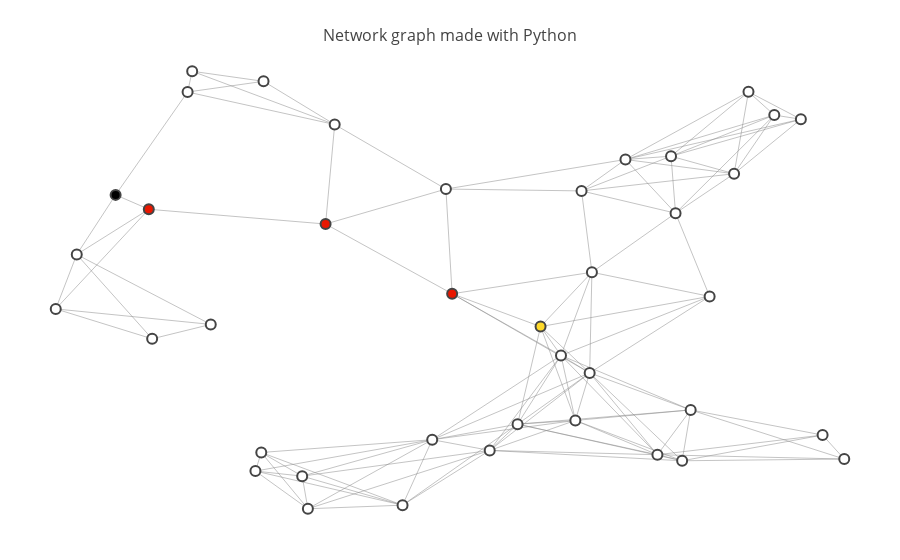

The notebook cell this image was saved under:
### Code cell
# run this code, note the effect of including the optional
# parameters in the function call.
show_map(map_40, start=5, goal=34, path=[5,16,37,12,34])

### Figure 1 — Plotly figure (JSON) as saved in the notebook; plotly's stock layout.template omitted (floating-point values rounded to 4 significant figures; data arrays with more than 128 entries replaced by an {"elided": "..."} marker saying what was removed)
{"data": [{"hoverinfo": "none", "line": {"color": "#888", "width": 0.5}, "mode": "lines", "type": "scatter", "x": {"elided": "369 float values"}, "y": {"elided": "369 float values"}}, {"hoverinfo": "text", "marker": {"color": [0, 0, 0, 0, 0, 3, 0, 0, 0, 0, 0, 0, 2, 0, 0, 0, 2, 0, 0, 0, 0, 0, 0, 0, 0, 0, 0, 0, 0, 0, 0, 0, 0, 0, 1, 0, 0, 2, 0, 0], "colorbar": {"thickness": 15, "title": "Node Connections", "titleside": "right", "xanchor": "left"}, "colorscale": "Hot", "line": {"width": 2}, "reversescale": true, "showscale": false, "size": 10}, "mode": "markers", "text": ["Intersection 0", "Intersection 1", "Intersection 2", "Intersection 3", "Intersection 4", "Intersection 5", "Intersection 6", "Intersection 7", "Intersection 8", "Intersection 9", "Intersection 10", "Intersection 11", "Intersection 12", "Intersection 13", "Intersection 14", "Intersection 15", "Intersection 16", "Intersection 17", "Intersection 18", "Intersection 19", "Intersection 20", "Intersection 21", "Intersection 22", "Intersection 23", "Intersection 24", "Intersection 25", "Intersection 26", "Intersection 27", "Intersection 28", "Intersection 29", "Intersection 30", "Intersection 31", "Intersection 32", "Intersection 33", "Intersection 34", "Intersection 35", "Intersection 36", "Intersection 37", "Intersection 38", "Intersection 39"], "type": "scatter", "x": [0.7802, 0.525, 0.8085, 0.2599, 0.7354, 0.09089, 0.314, 0.6825, 0.2013, 0.8552, 0.7582, 0.2531, 0.4814, 0.9112, 0.04581, 0.4583, 0.1294, 0.6077, 0.7196, 0.886, 0.4238, 0.8252, 0.4742, 0.2625, 0.9364, 0.6243, 0.5573, 0.7483, 0.6436, 0.3451, 0.02142, 0.641, 0.1744, 0.1333, 0.584, 0.3074, 0.7406, 0.3345, 0.1797, 0.6315], "y": [0.4947, 0.1495, 0.7696, 0.1449, 0.809, 0.7223, 0.01876, 0.8016, 0.432, 0.9011, 0.2403, 0.1032, 0.5006, 0.1839, 0.5887, 0.1736, 0.69, 0.3623, 0.1399, 0.8919, 0.02677, 0.9533, 0.7353, 0.9768, 0.1302, 0.2167, 0.2084, 0.1263, 0.5489, 0.88, 0.4666, 0.3233, 0.9529, 0.3997, 0.427, 0.09187, 0.6813, 0.6569, 0.9994, 0.7312]}], "layout": {"hovermode": "closest", "margin": {"b": 20, "l": 5, "r": 5, "t": 40}, "showlegend": false, "title": "<br>Network graph made with Python", "titlefont": {"size": 16}, "xaxis": {"showgrid": false, "showticklabels": false, "zeroline": false}, "yaxis": {"showgrid": false, "showticklabels": false, "zeroline": false}}}
